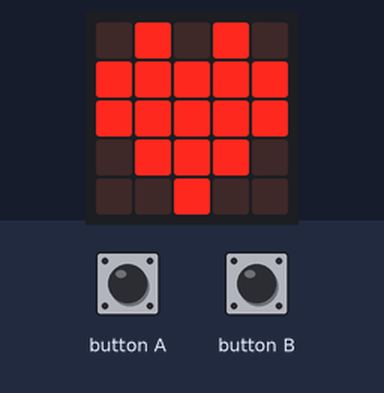
Recording of a program running on a simulated BBC micro:bit (MakeCode). On the bench: the board's 5×5 LED display. The inputs (shaded band) are chosen by the test bench. Random numbers come from a fixed seed.

Above: at 1.8 s.
1.9 s: button A pressed for 0.15 s
At 2.4 s:
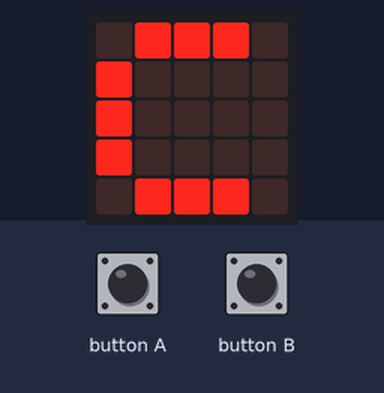
3.5 s: button B pressed for 0.15 s
At 4.8 s:
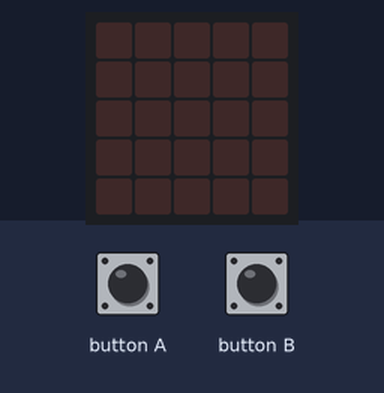
5.1 s: button A pressed for 0.15 s
At 6.0 s:
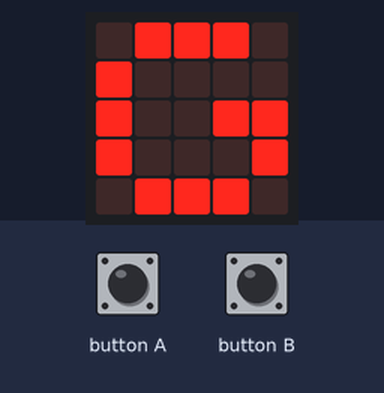
6.7 s: button A pressed for 0.15 s
At 7.3 s:
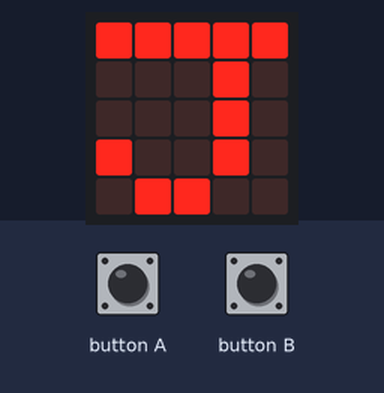
8.3 s: button A pressed for 0.15 s
At 9.6 s:
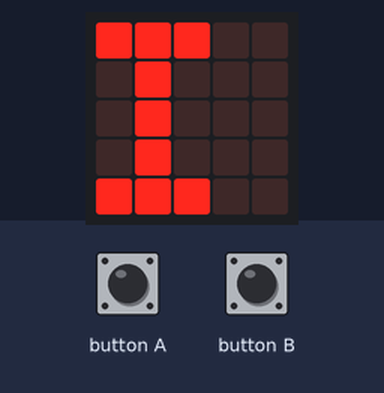
9.9 s: button A pressed 5 times (0.12 s each, 0.3 s apart)
At 14.5 s:
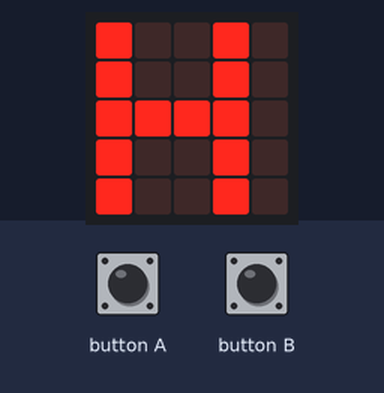
Timing chart, 0 to 15.4 s (numbered marks = the images above; inputs shaded):
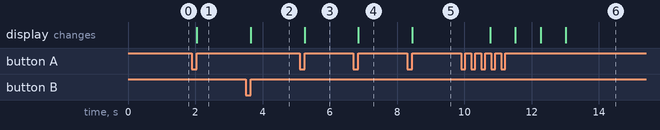

Measured:
- after the input at 1.9 s, the display: changes after 0.15 s (image 1)
- after the input at 3.5 s, the display: changes after 0.15 s (image 2)
- after the input at 5.1 s, the display: changes after 0.15 s (image 3)
- after the input at 6.7 s, the display: changes after 0.15 s (image 4)
- after the input at 8.3 s, the display: changes after 0.15 s (image 5)
- after the input at 9.9 s, the display: first changes after 0.87 s (image 6 shows a later state)

The program:

main.ts
```typescript
input.onButtonPressed(Button.A, function () {
    text_list = [
    "A",
    "B",
    "C",
    "D",
    "E",
    "F",
    "G",
    "H",
    "I",
    "G",
    "K",
    "L",
    "I",
    "J",
    "k"
    ]
    basic.showString("" + (text_list._pickRandom()))
})
input.onButtonPressed(Button.B, function () {
    basic.clearScreen()
})
let text_list: string[] = []
basic.showIcon(IconNames.Heart)
```

test.ts
```typescript
// 在此处测试；当此软件包作为插件使用时，将不会编译此软件包。
```
